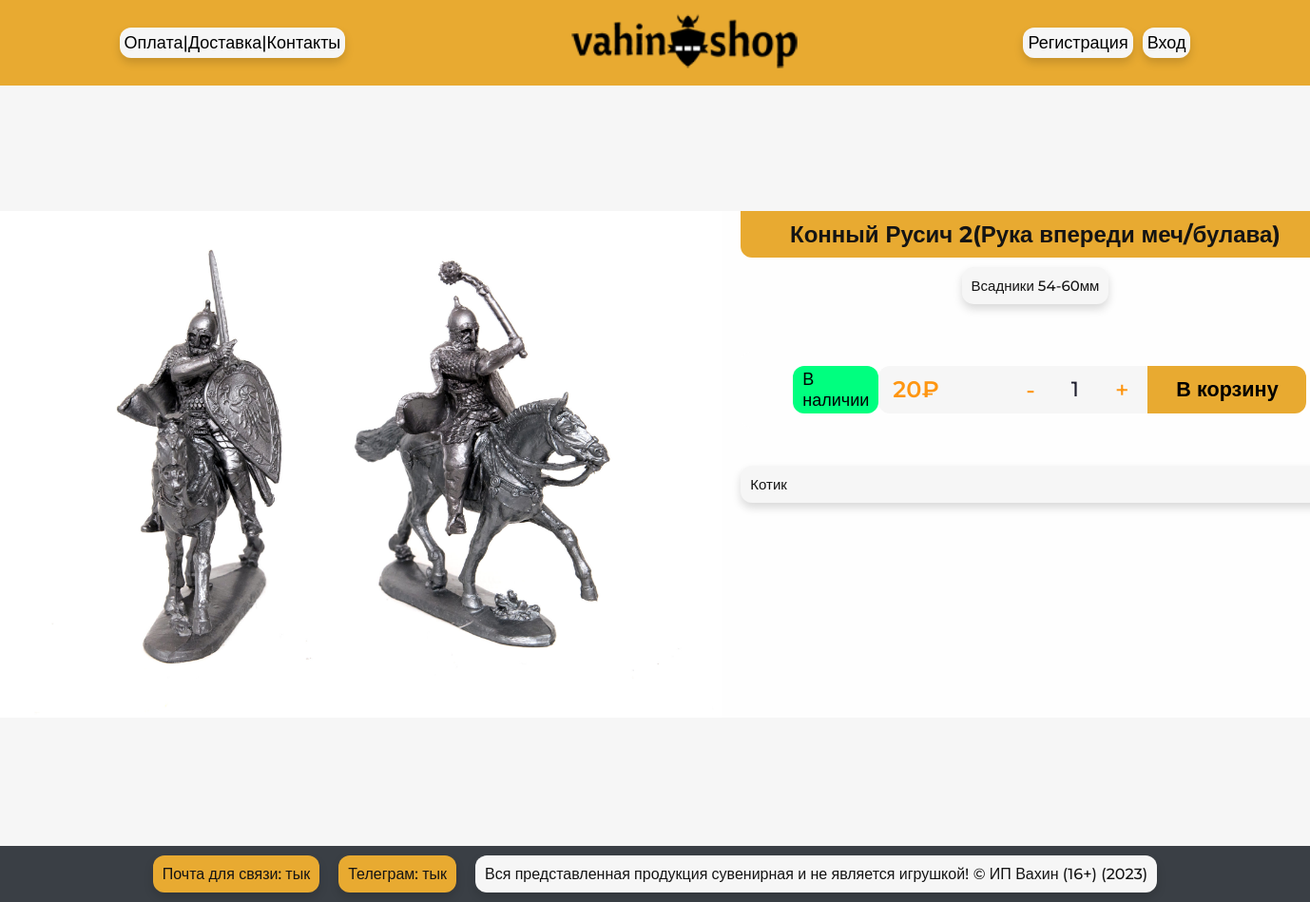
/4/konnyj-rusich-2ruka-vperedi-mechbulava, run on the app's committed database.
### shop/models.py (models this page shows, shortened)
class Product(models.Model):
    category = models.ManyToManyField(Category, related_name='products')
    name = models.CharField(max_length=200, db_index=True)
    slug = models.SlugField(max_length=200, db_index=True)
    image = models.ImageField(upload_to='static/img/products/%Y', blank=False)
    description = models.TextField(blank=True)
    price = models.DecimalField(max_digits=10, decimal_places=0)
    stock = models.PositiveIntegerField()
    available = models.BooleanField(default=True)
    created = models.DateTimeField(auto_now_add=True)
    updated = models.DateTimeField(auto_now=True)
    class Meta:
        ordering = ('name',)
        verbose_name = 'Товар'
        verbose_name_plural = 'Товары'
        index_together = (('id', 'slug'), )

class Category(models.Model):
    name = models.CharField(max_length=200, db_index=True)
    slug = models.SlugField(max_length=200, db_index=True, unique=True)
    class Meta:
        ordering = ('name',)
        verbose_name = 'Категория'
        verbose_name_plural = 'Категории'
    def get_absolute_url(self):
        return reverse('shop:product_list_by_category',
                       args=[self.slug])

### shop/views.py (the view)
# urls.py: path('<int:id>/<slug:slug>', views.product_detail,
def product_detail(request, id, slug):
    product = get_object_or_404(Product,
                                id=id,
                                slug=slug,
                                available=True)
    cart_product_form = CartAddProductForm()
    return render(request, 'shop/product/detail.html', {'product': product, 'cart_product_form': cart_product_form})

### cart/forms.py
class CartAddProductForm(forms.Form):
    quantity = forms.TypedChoiceField(
                                choices=PRODUCT_QUANTITY_CHOICES,
                                coerce=int)
    update = forms.BooleanField(required=False,
                                initial=False,
                                widget=forms.HiddenInput)

### cart/context_processors.py (called while the page is built)
def cart(request):
    return {'cart': Cart(request)}

### shop/templates/shop/product/detail.html (shortened to what this page needs)
{% extends "shop/base.html" %}
{% load static %}
{% block content %}
<div class="card_full_container">
    <div class="card">
        <div class="card_full_img"><img
                src="{% if product.image %}{{ product.image.url }}{% else %}{% static 'img/img_null.png' %}{% endif %}"
                alt="Изображение товара" width="800" height="533"></div>
        <div class="card_full">
            <div class="card_item">
                <div class="card_full_name">{{ product.name }}</div>
                <div class="card_full_category">
                    {% for category in product.category.all %}
                    <a href="{{ category.get_absolute_url }}">{{ category.name }}</a>
                    {% endfor %}
                </div>
            </div>
            <div class="card_full_purchase">
                <div class="card_full_status">
                    {% if product.stock %}
                    <div class="card_full_true">
                        <p>В наличии</p>
                    </div>
                    {% else %}
                    <div class="card_full_false">
                        <p>Нет в наличии</p>
                    </div>
                    {% endif %}
                </div>
                <div class="card_container_purchase">
                    <div class="card_full_price">{{ product.price }}₽</div>
                    <div class="card_amount">
                        <button id="minus" onclick="counter(this,'{{product.id}}')"> -</button>
                        <input type="number" min="1" max="10000" step="1" value="1" id="amountCounter_{{product.id}}">
                        <button id="plus" onclick="counter(this,'{{product.id}}')"> +</button>
                    </div>
                    <div class="card_full_basket">
                        <button type="submit" onclick="fetchData('{{product.id}}')">В корзину</button>
                    </div>
                </div>
            </div>
            <div class="card_full_description">{{ product.description }}</div>
        </div>
    </div>
</div>
{% endblock %}

### static/css/main.css (style rules this page uses)
* { box-sizing: border-box; margin: 0; font-family: 'Montserrat', sans-serif !important; }
.card_full_container { width: 100%; height: 100vh; display: flex; flex-direction: column; justify-content: center; background-color: #f6f6f6; }
.card { width: 82.5%; display: flex; padding: 0; border-radius: 12px; margin-left: auto; margin-right: auto; justify-content: center; }
.card_full { width: 58%; height: 533px; font-weight: 400; font-size: 100%; background-color: #FEFEFE; border-top-right-radius: 12px; border-bottom-right-radius: 12px; }
.card_full_img { margin: 0px; padding: 0px; border-top-left-radius: 12px; border-bottom-left-radius: 12px; }
.card_full_img img { margin: 0px; padding: 0px; border-top-left-radius: 12px; border-bottom-left-radius: 12px; }
.card_full_name { height: fit-content; text-align: center; margin-left: 20px; margin-right: 20px; padding: 10px; border-bottom-left-radius: 12px; border-bottom-right-radius: 12px; background-color: #E8AA31; font-weight: 700; font-size: 150%; color: #141414; }
.card_full_category { display: flex; flex-wrap: wrap; justify-content: center; margin-left: 20px; margin-right: 20px; width: auto; }
.card_full_category a { text-decoration: none; font-size: 15px; font-weight: 500; color: #141414; margin: 10px; padding: 10px; border-radius: 12px; background-color: #f6f6f6; box-shadow: 0 5px 10px 0px rgba(0,0,0,0.15); }
.card_full_status { display: flex; width: fit-content; padding-left: 40px; }
.card_full_true p { height: 50px; font-size: 18px; font-weight: 500; padding: 10px; border-radius: 12px; background-color: #00FF7F; display: flex; align-items: center; }
.card_container_purchase { display: flex; padding-right: 40px; }
.card_amount, .card_mini_amount { display: flex; background-color: #f6f6f6; border-radius: 12px; }
.card_amount input[type="number"] { text-align: center; font-weight: 500; font-size: 22px; border: none; background-color: #f6f6f6; color: #202030; }
.card_amount button, .card_mini_amount button { color: #fe9611; background-color: #f6f6f6; border: none; font-weight: 500; font-size: 25px; cursor: pointer; }
#minus { padding: 10px 0px 10px 20px; }
#plus { padding: 10px 20px 10px 0px; }
.card_full_purchase { display: flex; justify-content: space-between; height: min-content; margin-left: 20px; margin-right: 20px; margin-top: 40px; margin-bottom: 40px; padding: 15px; border-radius: 12px; background-color: #FEFEFE; }
.card_full_price { font-weight: 600; font-size: 150%; color: #fe9611; width: 135px; height: 50px; padding-left: 15px; line-height: 50px; border-top-left-radius: 12px; border-bottom-left-radius: 12px; background-color: #f6f6f6; }
.card_full_basket button { width: 167px; height: 50px; font-size: 135%; font-weight: 700; border: none; border-top-right-radius: 12px; border-bottom-right-radius: 12px; background-color: #E8AA31; cursor: pointer; }
.card_full_description { margin-left: 20px; margin-right: 20px; font-size: 15px; font-weight: 500; color: #141414; padding: 10px; border-radius: 12px; background-color: #f6f6f6; box-shadow: 0 5px 10px 0px rgba(0,0,0,0.15); }

### data on the page
Product: image (picture), name "Конный Русич 2(Рука впереди меч/булава)", price "20", description "Котик"
Category: name "Всадники 54-60мм"
